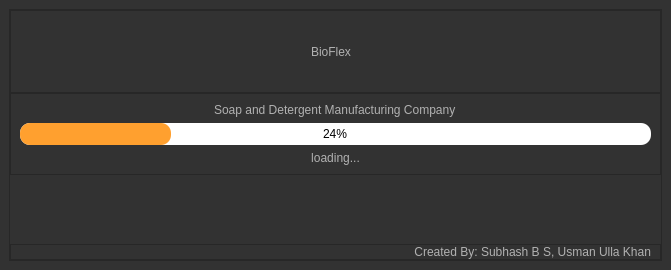
<?xml version="1.0" encoding="UTF-8"?>
<ui version="4.0">
 <class>SplashScreen</class>
 <widget class="QMainWindow" name="SplashScreen">
  <property name="geometry">
   <rect>
    <x>0</x>
    <y>0</y>
    <width>671</width>
    <height>270</height>
   </rect>
  </property>
  <property name="windowTitle">
   <string>MainWindow</string>
  </property>
  <property name="styleSheet">
   <string notr="true">    background-color: #323232;</string>
  </property>
  <widget class="QWidget" name="centralwidget">
   <layout class="QVBoxLayout" name="verticalLayout">
    <item>
     <widget class="QFrame" name="frame">
      <property name="styleSheet">
       <string notr="true">
    background-color: #323232;
QFrame{
color: qlineargradient(spread:pad, x1:0, y1:0, x2:1, y2:1, stop:0.869318 rgba(0, 147, 255, 255));
border -radius: 10px;
}
</string>
      </property>
      <property name="frameShape">
       <enum>QFrame::StyledPanel</enum>
      </property>
      <property name="frameShadow">
       <enum>QFrame::Raised</enum>
      </property>
      <layout class="QVBoxLayout" name="verticalLayout_2">
       <property name="spacing">
        <number>0</number>
       </property>
       <property name="leftMargin">
        <number>0</number>
       </property>
       <property name="topMargin">
        <number>0</number>
       </property>
       <property name="rightMargin">
        <number>0</number>
       </property>
       <property name="bottomMargin">
        <number>0</number>
       </property>
       <item>
        <widget class="QFrame" name="frame_2">
         <property name="styleSheet">
          <string notr="true">    background-color: #323232;</string>
         </property>
         <property name="frameShape">
          <enum>QFrame::StyledPanel</enum>
         </property>
         <property name="frameShadow">
          <enum>QFrame::Raised</enum>
         </property>
         <layout class="QVBoxLayout" name="verticalLayout_3">
          <property name="spacing">
           <number>0</number>
          </property>
          <property name="leftMargin">
           <number>0</number>
          </property>
          <property name="topMargin">
           <number>0</number>
          </property>
          <property name="bottomMargin">
           <number>0</number>
          </property>
          <item>
           <widget class="QLabel" name="label">
            <property name="autoFillBackground">
             <bool>false</bool>
            </property>
            <property name="styleSheet">
             <string notr="true">font: 75 49pt &quot;Century Gothic&quot;;
    color: #b1b1b1;
    background-color: #323232;</string>
            </property>
            <property name="text">
             <string>BioFlex</string>
            </property>
            <property name="textFormat">
             <enum>Qt::AutoText</enum>
            </property>
            <property name="scaledContents">
             <bool>false</bool>
            </property>
            <property name="alignment">
             <set>Qt::AlignCenter</set>
            </property>
           </widget>
          </item>
         </layout>
        </widget>
       </item>
       <item alignment="Qt::AlignTop">
        <widget class="QFrame" name="frame_4">
         <property name="styleSheet">
          <string notr="true">    background-color: #323232;</string>
         </property>
         <property name="frameShape">
          <enum>QFrame::StyledPanel</enum>
         </property>
         <property name="frameShadow">
          <enum>QFrame::Raised</enum>
         </property>
         <layout class="QVBoxLayout" name="verticalLayout_5">
          <item alignment="Qt::AlignHCenter">
           <widget class="QLabel" name="label_4">
            <property name="styleSheet">
             <string notr="true">font: 75 15pt &quot;Century Gothic&quot;;
    color: #b1b1b1;
    background-color: #323232;</string>
            </property>
            <property name="text">
             <string>Soap and Detergent Manufacturing Company</string>
            </property>
           </widget>
          </item>
          <item>
           <widget class="QProgressBar" name="progressBar">
            <property name="styleSheet">
             <string notr="true">QProgressBar{
text-align: center;
border-style: none;
border-radius: 10px;
background-color: rgb(255, 255, 255);

}

QProgressBar::chunk{
border-radius: 10px;
background-color: #ffa02f;
}</string>
            </property>
            <property name="value">
             <number>24</number>
            </property>
            <property name="alignment">
             <set>Qt::AlignCenter</set>
            </property>
           </widget>
          </item>
          <item>
           <widget class="QLabel" name="label_3">
            <property name="autoFillBackground">
             <bool>false</bool>
            </property>
            <property name="styleSheet">
             <string notr="true">font: 75 12pt &quot;Century Gothic&quot;;
 color: #b1b1b1;</string>
            </property>
            <property name="text">
             <string>loading...</string>
            </property>
            <property name="alignment">
             <set>Qt::AlignCenter</set>
            </property>
           </widget>
          </item>
         </layout>
        </widget>
       </item>
       <item alignment="Qt::AlignBottom">
        <widget class="QFrame" name="frame_3">
         <property name="styleSheet">
          <string notr="true">    background-color: #323232;</string>
         </property>
         <property name="frameShape">
          <enum>QFrame::StyledPanel</enum>
         </property>
         <property name="frameShadow">
          <enum>QFrame::Raised</enum>
         </property>
         <layout class="QVBoxLayout" name="verticalLayout_4">
          <property name="spacing">
           <number>0</number>
          </property>
          <property name="leftMargin">
           <number>0</number>
          </property>
          <property name="topMargin">
           <number>0</number>
          </property>
          <property name="bottomMargin">
           <number>0</number>
          </property>
          <item>
           <widget class="QLabel" name="label_2">
            <property name="autoFillBackground">
             <bool>false</bool>
            </property>
            <property name="styleSheet">
             <string notr="true">font: 75 8pt &quot;Century Gothic&quot;;
 color: #b1b1b1;
    background-color: #323232;</string>
            </property>
            <property name="text">
             <string> Created By: Subhash B S, Usman Ulla Khan</string>
            </property>
            <property name="alignment">
             <set>Qt::AlignBottom|Qt::AlignRight|Qt::AlignTrailing</set>
            </property>
           </widget>
          </item>
         </layout>
        </widget>
       </item>
      </layout>
     </widget>
    </item>
   </layout>
  </widget>
 </widget>
 <resources>
  <include location="photos/background.qrc"/>
 </resources>
 <connections/>
</ui>
